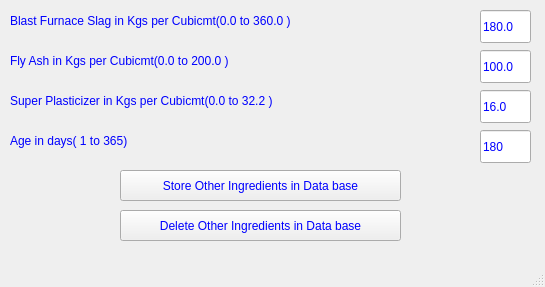
<?xml version="1.0" encoding="UTF-8"?>
<ui version="4.0">
 <class>MainWindow</class>
 <widget class="QMainWindow" name="MainWindow">
  <property name="geometry">
   <rect>
    <x>0</x>
    <y>0</y>
    <width>545</width>
    <height>287</height>
   </rect>
  </property>
  <property name="windowTitle">
   <string>Other Ingredients</string>
  </property>
  <property name="styleSheet">
   <string notr="true">color: rgb(0, 0, 255);
font: 75 12pt &quot;MS Shell Dlg 2&quot;;</string>
  </property>
  <widget class="QWidget" name="centralwidget">
   <widget class="QPushButton" name="pushButton">
    <property name="geometry">
     <rect>
      <x>120</x>
      <y>170</y>
      <width>281</width>
      <height>31</height>
     </rect>
    </property>
    <property name="text">
     <string>Store Other Ingredients in Data base</string>
    </property>
   </widget>
   <widget class="QLineEdit" name="lineEdit_4">
    <property name="geometry">
     <rect>
      <x>480</x>
      <y>50</y>
      <width>51</width>
      <height>33</height>
     </rect>
    </property>
    <property name="text">
     <string>100.0</string>
    </property>
   </widget>
   <widget class="QLabel" name="label_4">
    <property name="geometry">
     <rect>
      <x>10</x>
      <y>50</y>
      <width>311</width>
      <height>21</height>
     </rect>
    </property>
    <property name="text">
     <string>Fly Ash in Kgs per Cubicmt(0.0 to 200.0 )</string>
    </property>
   </widget>
   <widget class="QLineEdit" name="lineEdit_5">
    <property name="geometry">
     <rect>
      <x>480</x>
      <y>90</y>
      <width>51</width>
      <height>33</height>
     </rect>
    </property>
    <property name="text">
     <string>16.0</string>
    </property>
   </widget>
   <widget class="QLineEdit" name="lineEdit_6">
    <property name="geometry">
     <rect>
      <x>480</x>
      <y>130</y>
      <width>51</width>
      <height>33</height>
     </rect>
    </property>
    <property name="text">
     <string>180</string>
    </property>
   </widget>
   <widget class="QLabel" name="label_6">
    <property name="geometry">
     <rect>
      <x>10</x>
      <y>90</y>
      <width>361</width>
      <height>21</height>
     </rect>
    </property>
    <property name="text">
     <string>Super Plasticizer in Kgs per Cubicmt(0.0 to 32.2 )</string>
    </property>
   </widget>
   <widget class="QLabel" name="label_7">
    <property name="geometry">
     <rect>
      <x>10</x>
      <y>130</y>
      <width>291</width>
      <height>21</height>
     </rect>
    </property>
    <property name="text">
     <string>Age in days( 1 to 365)</string>
    </property>
   </widget>
   <widget class="QLabel" name="label_5">
    <property name="geometry">
     <rect>
      <x>10</x>
      <y>10</y>
      <width>391</width>
      <height>21</height>
     </rect>
    </property>
    <property name="text">
     <string>Blast Furnace Slag in Kgs per Cubicmt(0.0 to 360.0 )</string>
    </property>
   </widget>
   <widget class="QLineEdit" name="lineEdit_9">
    <property name="geometry">
     <rect>
      <x>480</x>
      <y>10</y>
      <width>51</width>
      <height>33</height>
     </rect>
    </property>
    <property name="text">
     <string>180.0</string>
    </property>
   </widget>
   <widget class="QPushButton" name="pushButton_2">
    <property name="geometry">
     <rect>
      <x>120</x>
      <y>210</y>
      <width>281</width>
      <height>31</height>
     </rect>
    </property>
    <property name="text">
     <string>Delete Other Ingredients in Data base</string>
    </property>
   </widget>
  </widget>
  <widget class="QStatusBar" name="statusbar"/>
 </widget>
 <resources/>
 <connections/>
</ui>
